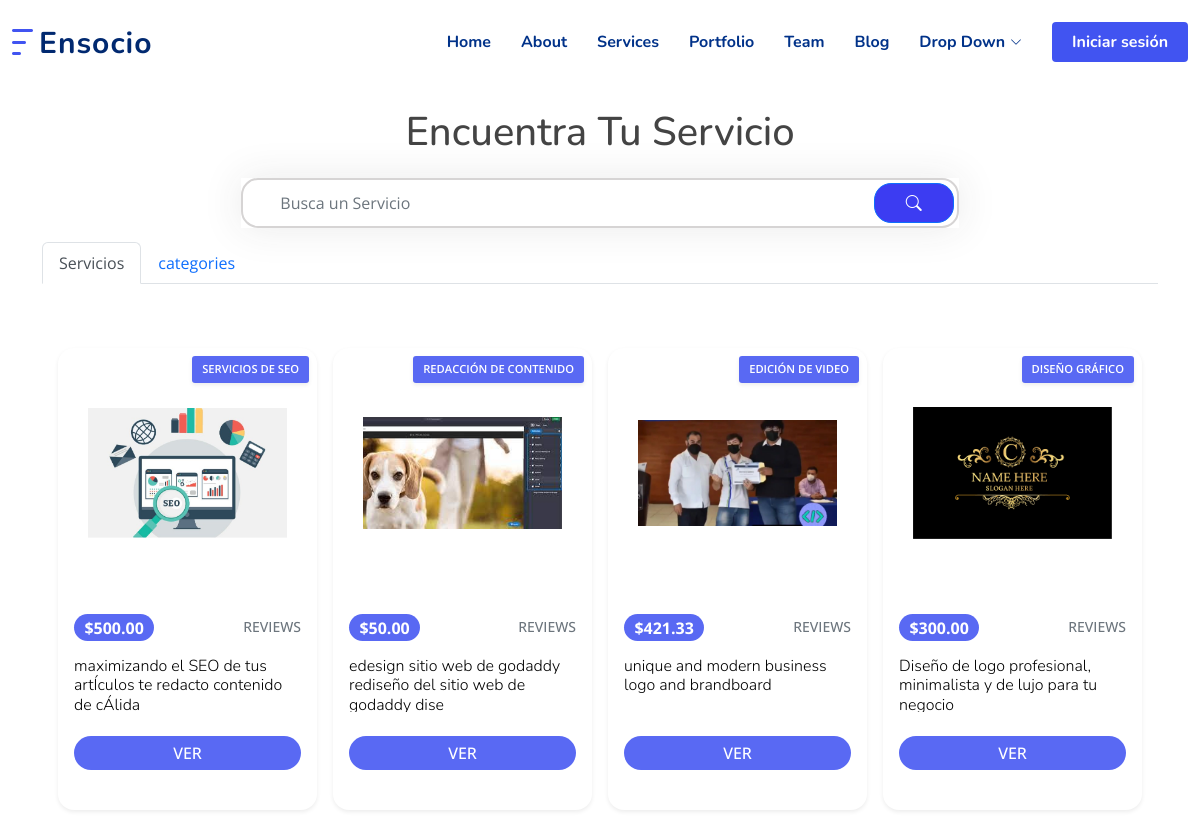
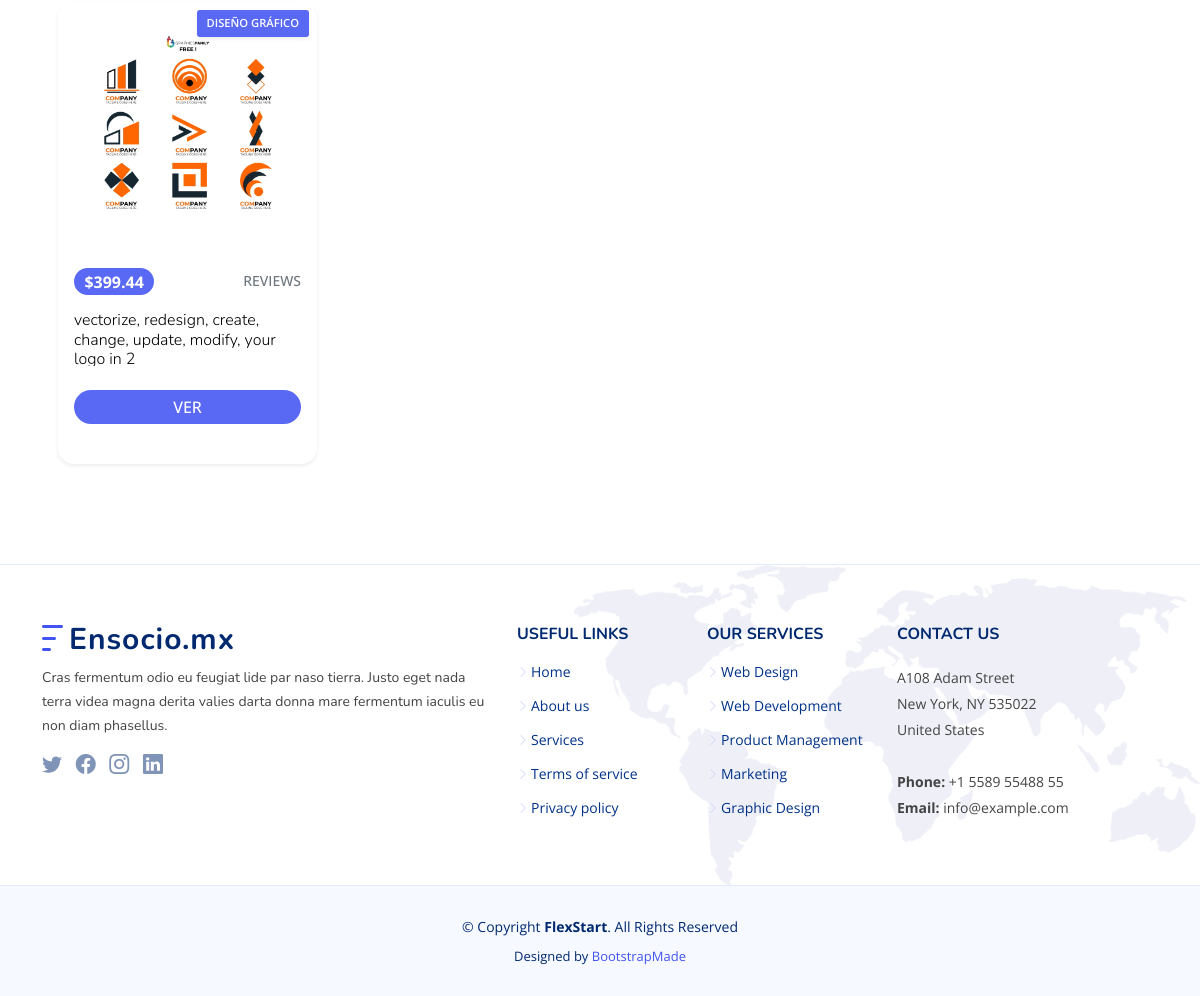
Screenshot of /all_posts/ with the database file from the repository (2 pictures, top to bottom).
### store/models.py (models this page shows, shortened)
class Post(models.Model):
    category = models.ForeignKey(Category, related_name='product', on_delete=models.CASCADE, null=True)
    title = models.CharField(max_length=255)
    content = models.TextField(max_length=1599)
    detailed_description = RichTextField(null=True)
    STATUS_CHOICES = (
        ('1 día', '1 día'),
        ('2 días', '2 días'),
        ('3 días', '3 días'),
        ('4 días', '4 días'),
        ('5 días', '5 días'),
        ('6 días', '6 días'),
        ('1 semana', '1 semana'),
        ('2 semanas', '2 semanas'),
        ('3 semanas', '3 semanas'),
        ('1 mes', '1 mes'),
        ('2 meses', '2 meses'),
    )
    delivery_time = models.CharField(max_length=20, choices=STATUS_CHOICES, default='1 día')
    author = models.ForeignKey(User, on_delete=models.CASCADE)
    image = models.ImageField(upload_to='images/', default='images/default_p_img.jpg', null=True)
    image2 = models.ImageField(upload_to='images/', default='images/default_p_img.jpg', null=True)
    image3 = models.ImageField(upload_to='images/', default='images/default_p_img.jpg', null=True)
    price = models.IntegerField(default=0, null=True)
    is_active = models.BooleanField(default=True, null=True)
    created_at = models.DateTimeField(auto_now_add=True)
    updated = models.DateTimeField(auto_now=True, null=True)
    favorite = models.ManyToManyField(User, related_name='favorites', blank=True)
    likes = models.ManyToManyField(User, related_name='likes')
    dislikes = models.ManyToManyField(User, related_name='dislikes')
    class Meta:
        verbose_name_plural = 'Posts'
        ordering = ('-created_at',)
    def get_display_price(self):
        return "{0:.2f}".format(self.price / 100)

class Category(models.Model):
    name = models.CharField(max_length=200, db_index=True)
    category_image = models.ImageField(upload_to='cIcons/', null=True)
    updated = models.DateTimeField(auto_now=True)
    created = models.DateTimeField(auto_now_add=True)
    class Meta:
        verbose_name_plural = 'categories'
    def __str__(self):
        return self.name

### store/views.py (the view)
# urls.py: path('all_posts/', views.all_posts, name='all_posts'),
def all_posts(request):
    posts = Post.objects.all()
    categories = Category.objects.all()
    context = {
        'posts': posts,
        'categories': categories,
    }
    return render(request, 'service/all_posts.html', context)

### templates/service/all_posts.html (shortened to what this page needs)
{% extends '../base.html' %}
{% load static %}
{% block content %}
<br><br>
<section class="container-fluid d-flex align-items-center justify-content-between">
    <div class="container">
        <center>
            <h1>Encuentra Tu Servicio</h1>
        </center>
        <div style="padding: 14px;" class="container">
            <div class="row height d-flex justify-content-center align-items-center">
                <div class="col-md-8">
                    <div class="search">
                        <form action="{% url 'search' %}" method="post">
                            <input name="search" type="text" class="form-control" placeholder="Busca un Servicio">
                            <button value="submit" class="btn btn-primary"><i class="bi bi-search"></i></button>
                        </form>
                    </div>
                </div>
            </div>
        </div>
        <nav class="nav nav-tabs" id="nav-tab" role="tablist">
            <a class="nav-link active" id="nav-home-tab" data-bs-toggle="tab" href="#nav-home" role="tab" aria-controls="nav-home" aria-selected="true">Servicios</a>
            <a class="nav-link" id="nav-profile-tab" data-bs-toggle="tab" href="#nav-profile" role="tab" aria-controls="nav-profile" aria-selected="false">categories</a>
        </nav>
        <div class="tab-content" id="nav-tabContent">
            <div class="tab-pane fade show active" id="nav-home" role="tabpanel" aria-labelledby="nav-home-tab">
                <br>
                <div class="container-fluid bg-trasparent my-4 p-3" style="position: relative">
                    <div class="row row-cols-1 row-cols-xs-2 row-cols-sm-2 row-cols-lg-4 g-3">
                        {% for post in posts %}
                        <div class="col hp">
                            <div class="card h-100 shadow-sm">
                                <a href="{% url 'post_detail' post.pk %}">
                                    <img src="{{ post.image.url }}" class="card-img-top" alt="product.title" />
                                </a>
                                <div style="background-color: #5969f3;" class="label-top shadow-sm">
                                    <a class="text-white" href="{% url 'category_list' post.category.pk %}">{{ post.category }}</a>
                                </div>
                                <div class="card-body">
                                    <div class="clearfix mb-3">
                                        <span class="float-start badge rounded-pill bg-success">${{ post.get_display_price }}</span>
                                        <span class="float-end"><a href="#" class="small text-muted text-uppercase aff-link">reviews</a></span>
                                    </div>
                                    <h5 class="card-title">
                                        <a href="{% url 'post_detail' post.pk %}">{{ post.title|slice:"67" }}</a>
                                    </h5>
                                    <div class="d-grid gap-2 my-4">
                                        <a style="color: white;"  href="{% url 'post_detail' post.pk %}" class="btn btn-warning bold-btn">Ver</a>
                                    </div>
                                </div>
                            </div>
                        </div>
                        {% endfor %}
                    </div>
                </div>
            </div>
        </div>
    </div>
</section>
{% endblock %}

### static/assets/css/style.css (style rules this page uses)
:root { scroll-behavior: smooth; }
body { font-family: "Open Sans", sans-serif; color: #444444; }
a { color: #4154f1; text-decoration: none; }
h1, h2, h3, h4, h5, h6 { font-family: "Nunito", sans-serif; }
section { padding: 60px 0; overflow: hidden; }

### templates/service/all_posts.html (style rules this page uses)
.search { position: relative; box-shadow: 0 0 40px rgba(51, 51, 51, .1); }
.search input { height: 50px; text-indent: 25px; border: 2px solid #d6d4d4; border-radius: 17px; }
.search button { position: absolute; top: 5px; right: 5px; height: 40px; width: 80px; background: rgb(60, 60, 242); border-radius: 17px; }
:root { --font1: 'Heebo', sans-serif; --font2: 'Fira Sans Extra Condensed', sans-serif; --font3: 'Roboto', sans-serif; --btnbg: #5969f3; --btnfontcolor: rgb(255, 255, 255); --btnfontcolorhover: rgb(255, 255, 255); --btnbghover: #4d5ace; --btnactivefs: #4d5ace; --label-index: #960796; --danger-index: #5bc257; --link-color: #000; --link-color-hover: #fff; --bg-content-color: #5969f3; }
.container-fluid { max-width: 1400px; }
.card { background: #fff; box-shadow: 0 6px 10px rgba(0, 0, 0, .08), 0 0 6px rgba(0, 0, 0, .05); transition: .3s transform cubic-bezier(.155, 1.105, .295, 1.12), .3s box-shadow, .3s -webkit-transform cubic-bezier(.155, 1.105, .295, 1.12); border: 0; border-radius: 1rem; }
.card-img, .card-img-top { border-top-left-radius: calc(1rem - 1px); border-top-right-radius: calc(1rem - 1px); }
.card h5 { overflow: hidden; height: 55px; font-weight: 300; font-size: 1rem; }
.card h5 a { color: black; text-decoration: none; }
.card-img-top { width: 100%; min-height: 250px; max-height: 250px; object-fit: contain; padding: 30px; }
.label-top { position: absolute; background-color: var(--label-index); color: #fff; top: 8px; right: 8px; padding: 5px 10px 5px 10px; font-size: .7rem; font-weight: 600; border-radius: 3px; text-transform: uppercase; }
.aff-link { font-weight: 500; }
.bold-btn { font-size: 1rem; font-weight: 500; text-transform: uppercase; padding: 5px 50px 5px 50px; }
.btn-warning { background: var(--btnbg); color: var(--btnfontcolor); fill: #ffffff; border: none; text-decoration: none; outline: 0; border-radius: 100px; }
.bg-success { font-size: 1rem; background-color: var(--btnbg) !important; color: var(--btnfontcolor) !important; }

### rows the page displays
Post: image (picture), category "SERVICIOS DE SEO", get_display_price "500.00", title "maximizando el SEO de tus artÍculos te redacto contenido de cÁlida"
Post: image (picture), category "REDACCIÓN DE CONTENIDO", get_display_price "50.00", title "edesign sitio web de godaddy rediseño del sitio web de godaddy dise"
Post: image (picture), category "EDICIÓN DE VIDEO", get_display_price "421.33", title "unique and modern business logo and brandboard"
Post: image (picture), category "DISEÑO GRÁFICO", get_display_price "300.00", title "Diseño de logo profesional, minimalista y de lujo para tu negocio"
Post: image (picture), category "DISEÑO GRÁFICO", get_display_price "399.44", title "vectorize, redesign, create, change, update, modify, your logo in 2"
